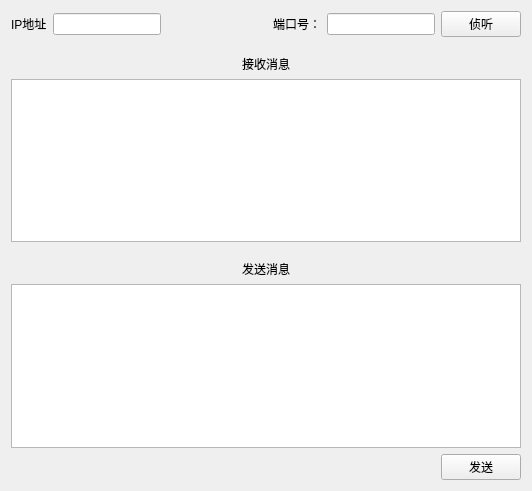
<?xml version="1.0" encoding="UTF-8"?>
<ui version="4.0">
 <class>MainWindow</class>
 <widget class="QMainWindow" name="MainWindow">
  <property name="geometry">
   <rect>
    <x>0</x>
    <y>0</y>
    <width>532</width>
    <height>491</height>
   </rect>
  </property>
  <property name="windowTitle">
   <string>服务器</string>
  </property>
  <widget class="QWidget" name="centralWidget">
   <layout class="QGridLayout" name="gridLayout">
    <item row="0" column="3">
     <widget class="QLabel" name="label">
      <property name="text">
       <string>端口号：</string>
      </property>
     </widget>
    </item>
    <item row="0" column="4">
     <widget class="QLineEdit" name="lineEdit_Port">
      <property name="placeholderText">
       <string/>
      </property>
     </widget>
    </item>
    <item row="0" column="5">
     <widget class="QPushButton" name="pushButton_Listen">
      <property name="text">
       <string>侦听</string>
      </property>
     </widget>
    </item>
    <item row="1" column="4">
     <spacer name="verticalSpacer">
      <property name="orientation">
       <enum>Qt::Vertical</enum>
      </property>
      <property name="sizeHint" stdset="0">
       <size>
        <width>20</width>
        <height>40</height>
       </size>
      </property>
     </spacer>
    </item>
    <item row="4" column="4">
     <spacer name="verticalSpacer_2">
      <property name="orientation">
       <enum>Qt::Vertical</enum>
      </property>
      <property name="sizeHint" stdset="0">
       <size>
        <width>20</width>
        <height>40</height>
       </size>
      </property>
     </spacer>
    </item>
    <item row="7" column="5">
     <widget class="QPushButton" name="pushButton_Send">
      <property name="text">
       <string>发送</string>
      </property>
     </widget>
    </item>
    <item row="0" column="1">
     <widget class="QLineEdit" name="lineEdit_IP"/>
    </item>
    <item row="0" column="0">
     <widget class="QLabel" name="label_4">
      <property name="text">
       <string>IP地址</string>
      </property>
     </widget>
    </item>
    <item row="0" column="2">
     <spacer name="horizontalSpacer">
      <property name="orientation">
       <enum>Qt::Horizontal</enum>
      </property>
      <property name="sizeHint" stdset="0">
       <size>
        <width>40</width>
        <height>20</height>
       </size>
      </property>
     </spacer>
    </item>
    <item row="3" column="0" colspan="6">
     <widget class="QTextEdit" name="textEdit_Receive"/>
    </item>
    <item row="2" column="0" colspan="6">
     <widget class="QLabel" name="label_3">
      <property name="text">
       <string>接收消息</string>
      </property>
      <property name="alignment">
       <set>Qt::AlignCenter</set>
      </property>
     </widget>
    </item>
    <item row="6" column="0" colspan="6">
     <widget class="QTextEdit" name="textEdit_Send"/>
    </item>
    <item row="5" column="0" colspan="6">
     <widget class="QLabel" name="label_2">
      <property name="text">
       <string>发送消息</string>
      </property>
      <property name="alignment">
       <set>Qt::AlignCenter</set>
      </property>
     </widget>
    </item>
   </layout>
  </widget>
 </widget>
 <layoutdefault spacing="6" margin="11"/>
 <resources/>
 <connections/>
</ui>
